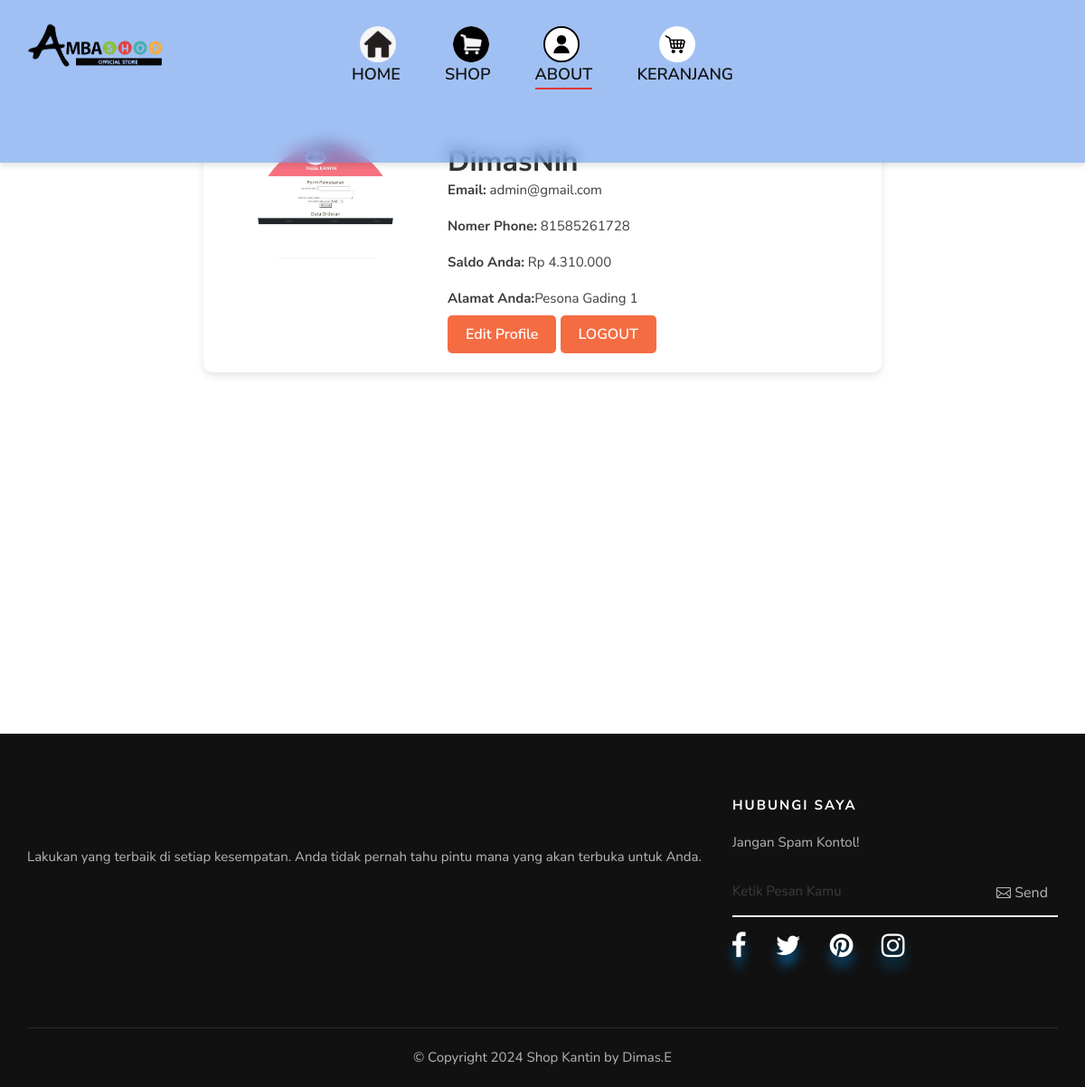
Page /User/contact.php (signed in) on the committed database.
### tables this page shows
CREATE TABLE `user` (
  `id` int NOT NULL,
  `nama` varchar(255) NOT NULL,
  `email` varchar(50) NOT NULL,
  `sandi` varchar(255) DEFAULT NULL,
  `alamat` text,
  `saldo_user` int NOT NULL DEFAULT '0',
  `profile_picture` varchar(255) DEFAULT NULL,
  `nomer` text
);

### php/user/profil.php (called while the page is built, shortened)
<?php
include '../connection/koneksi.php';
if (isset($_SESSION['user_id'])) {
    $userId = $_SESSION['user_id'];
    $result = mysqli_query($koneksi, "SELECT nama, nomer, email, profile_picture, saldo_user, alamat FROM user WHERE id = $userId");
    if ($result) {
        $userData = mysqli_fetch_assoc($result);
        $username = $userData['nama'];
        $nomer = $userData['nomer'];
        $email = $userData['email'];
        $profile = $userData['profile_picture'];
        $saldo = $userData['saldo_user'] ?? 0;
        $alamat = $userData['alamat'];
    } else {
        echo "Error fetching user data.";
        exit;
    }
} else {
    echo "User not authenticated.";
    exit;
}
?>

### User/contact.php (the view, shortened to what this page needs)
<?php
include '../php/user/profil.php';
?>
<!DOCTYPE html>
<html lang="zxx">
<head>
    <link rel="stylesheet" href="../style/user/css/bootstrap.min.css" type="text/css">
    <link rel="stylesheet" href="../style/user/css/font-awesome.min.css" type="text/css">
    <link rel="stylesheet" href="../style/user/css/elegant-icons.css" type="text/css">
    <link rel="stylesheet" href="../style/user/css/magnific-popup.css" type="text/css">
    <link rel="stylesheet" href="../style/user/css/nice-select.css" type="text/css">
    <link rel="stylesheet" href="../style/user/css/owl.carousel.min.css" type="text/css">
    <link rel="stylesheet" href="../style/user/css/slicknav.min.css" type="text/css">
    <link rel="stylesheet" href="../style/user/css/style.css?v=2" type="text/css">
    <link rel="stylesheet" href="https://unpkg.com/leaflet@1.7.1/dist/leaflet.css" />
</head>
<body>
    <div class="header__logo">
    </div>
    <header class="header">
        <div class="container">
            <div class="row">
                <div class="col-lg-3 col-md-3">
                    <div class="logo">
                        <a href="./home.php"><img src="../Assets/logo/produk.png" alt="Logo"></a>
                    </div>
                </div>
                <div class="col-lg-6 col-md-6">
                    <nav class="header__menu mobile-menu">
                        <ul>
                        <li >
                            <a href="./home.php">
                                <img src="../Assets/logo/home.png" alt="home" style="width: 40px; height: 40px;">
                                HOME
                            </a>
                        </li>
                        <li>
                            <a href="./shop.php">
                                <img src="../Assets/logo/shop.png" alt="shop" style="width: 40px; height: 40px;">
                                SHOP
                            </a>
                        </li>
                        <li class="active" >
                            <a href="./contact.php">
                                <img src="../Assets/logo/kontak.png" alt="kontak/about" style="width: 40px; height: 40px;">
                                ABOUT
                            </a>
                        </li>
                        <li>
                            <a href="./keranjang.php">
                                <img src="../Assets/logo/keranjang.png" alt="keranjang" style="left: 25px; width: 40px; height: 40px;">
                    KERANJANG
                            </a>
                        </li>
                        </ul>
                    </nav>
                </div>
                <div class="col-lg-3 col-md-3">
                    <div class="header__nav__option">
                    </div>
                </div>
            </div>
        </div>
    </header>
    <div class="container">
        <div class="row justify-content-center">
            <div class="col-lg-8 col-md-10 col-sm-12">
                <div class="profile-card">
                    <div class="row">
                        <div class="col-md-4 text-center profile-avatar">
                            <?php
                            if ($profile) {
                                echo '<img src="../Assets/about/profil/' . $profile . '" alt="User Avatar">';
                            } else {
                                echo '<img src="../Assets/user_avatar.png" alt="User Avatar">';
                            }
                            ?>
                        </div>
                        <div class="col-md-8">
                            <div class="profile-header">
                                <h2><?php echo $username; ?></h2>
                                <p><strong>Email:</strong> <?php echo $email; ?></p>
                                <p><strong>Nomer Phone:</strong> <?php echo $nomer; ?></p>
                                <p><strong>Saldo Anda:</strong> Rp <?php echo number_format($saldo, 0, ',', '.'); ?></p>
                                <p><strong>Alamat Anda:</strong><?php echo htmlspecialchars($alamat); ?> </p>
                            </div>
                            <div class="profile-info">
                                <a href="./edit_profile.php" class="btn-edit">Edit Profile</a>
                                <a href="../php/user/login/logout.php" class="btn-edit">LOGOUT</a>
                            </div>
                        </div>
                    </div>
                </div>
                <div id="map" data-alamat="<?php echo addslashes($alamat); ?>"></div>
            </div>
        </div>
    </div>
<footer class="footer">
    <div class="container">
        <div class="row">
            <div class="col-lg-8 col-md-6 col-sm-6">
                <div class="footer__about">
                    <div class="footer__logo">
                    </div>
                    <p>Lakukan yang terbaik di setiap kesempatan. Anda tidak pernah tahu pintu mana yang akan terbuka untuk Anda.</p>
                </div>
            </div>
            <div class="col-lg-4 col-md-6 col-sm-6">
                <div class="footer__widget">
                    <h6>Hubungi Saya</h6>
                    <div class="footer__newslatter">
                        <p>Jangan Spam Kontol!</p>
                        <form action="../php/user/email.php" method="post">
                            <input name="message" placeholder="Ketik Pesan Kamu" required>
                            <button type="submit"><span class="icon_mail_alt"></span> Send</button>
                        </form>
                        <div class="hero__social">
                            <a href="#"><i class="fa fa-facebook"></i></a>
                            <a href="#"><i class="fa fa-twitter"></i></a>
                            <a href="#"><i class="fa fa-pinterest"></i></a>
                            <a href="#"><i class="fa fa-instagram"></i></a>
                        </div>
                    </div>
                </div>
            </div>
        </div>
        <div class="row">
            <div class="col-lg-12">
                <div class="footer__copyright__text">
                    <p>
                        &copy; Copyright
                        Shop Kantin by Dimas.E
                    </p>
                </div>
            </div>
        </div>
    </div>
</footer>
</body>
</html>

### style/user/css/style.css (style rules this page uses)
html, body { height: 100%; font-family: "Nunito Sans", sans-serif; -webkit-font-smoothing: antialiased; scroll-behavior: smooth; }
h1, h2, h3, h4, h5, h6 { margin: 0; color: #111111; font-weight: 400; font-family: "Nunito Sans", sans-serif; }
h2 { font-size: 36px; }
h6 { font-size: 16px; }
p { font-size: 15px; font-family: "Nunito Sans", sans-serif; color: #3d3d3d; font-weight: 400; line-height: 25px; margin: 0 0 15px 0; }
img { max-width: 100%; }
ul, ol { padding: 0; margin: 0; }
.header { position: fixed; top: 0; z-index: 1000; width: 100%; box-shadow: 0 4px 6px rgba(0, 0, 0, 0.1); background: rgba(67, 130, 231, 0.5); backdrop-filter: blur(5px); transition: background 0.3s ease-in-out, backdrop-filter 0.3s ease-in-out; padding: 0; backdrop-filter: blur(9px); height: 15%; }
.logo { width: 150px; height: 100px; position: relative; animation: slideInFromLeft 1s ease forwards; }
.logo img { width: 100%; height: 100%; object-fit: contain; }
.header li a img { display: block; width: 30px; height: 40px; object-fit: cover; border-radius: 50%; filter: grayscale(0%); position: relative; left: 9px; transition: transform 0.3s ease, filter 0.3s ease, left 0.3s ease; }
.header li.active a img { border: 2px solid #000000; filter: grayscale(50%); }
.header__logo { display: flex; align-items: center; justify-content: center; padding-top: 100px; }
.header__menu { text-align: center; padding: 26px 0 25px; }
.header__menu ul li { list-style: none; display: inline-block; margin-right: 45px; position: relative; }
.header__menu ul li.active a:after { -webkit-transform: scale(1); -ms-transform: scale(1); transform: scale(1); }
.header__menu ul li:last-child { margin-right: 0; }
.header__menu ul li a { font-size: 18px; color: #111111; display: block; font-weight: 600; position: relative; padding: 3px 0; }
.header__menu ul li a:after { position: absolute; left: 0; bottom: 0; width: 100%; height: 2px; background: #e53637; content: ""; -webkit-transition: all, 0.5s; -o-transition: all, 0.5s; transition: all, 0.5s; -webkit-transform: scale(0); -ms-transform: scale(0); transform: scale(0); }
.header__nav__option { text-align: right; padding: 30px 0; }
.hero__social { margin-top: 15px; transition: all 0.3s ease; }
.hero__social a { font-size: 25px; color: white; display: inline-block; margin-right: 32px; transform: scale(1.2); text-shadow: 0 10px 10px rgba(0, 142, 230, 0.5); }
.hero__social a:last-child { margin-right: 0; }
.footer { background: #111111; padding-top: 70px; }
.footer__about { margin-bottom: 30px; }
.footer__about .footer__logo { margin-bottom: 30px; }
.footer__about p { color: #b7b7b7; margin-bottom: 30px; }
.footer__widget { margin-bottom: 30px; }
.footer__widget h6 { color: #ffffff; font-size: 15px; font-weight: 700; text-transform: uppercase; letter-spacing: 2px; margin-bottom: 20px; }
.footer__widget .footer__newslatter p { color: #b7b7b7; }
.footer__widget .footer__newslatter form { position: relative; }
.footer__widget .footer__newslatter form input { width: 100%; font-size: 15px; color: #3d3d3d; background: transparent; border: none; padding: 15px 0; border-bottom: 2px solid #ffffff; }
.footer__widget .footer__newslatter form input::placeholder { color: #3d3d3d; }
.footer__widget .footer__newslatter form button { color: #b7b7b7; font-size: 16px; position: absolute; right: 5px; top: 0; height: 100%; background: transparent; border: none; }
.footer__copyright__text { border-top: 1px solid rgba(255, 255, 255, 0.1); padding: 20px 0; margin-top: 40px; position: relative; text-align: center }
.footer__copyright__text p { color: #b7b7b7; margin-bottom: 0; }
@media only screen and (min-width: 1200px) { .container { max-width: 1170px; } }
#map { height: 400px; width: 100%; }
.profile-card { box-shadow: 0 4px 10px rgba(0, 0, 0, 0.1); border-radius: 10px; background-color: #fff; padding: 30px; margin-top: 30px; }
.profile-avatar img { width: 150px; height: 150px; border-radius: 50%; object-fit: cover; animation: scaleIn 0.5s ease-in-out; transition: transform 0.3s ease, box-shadow 0.3s ease; }
.profile-header h2 { font-size: 2rem; color: #333; font-weight: bold; }
.btn-edit { font-size: 1rem; font-weight: 600; padding: 10px 20px; background-color: #f56c42; color: white; border: none; border-radius: 5px; }

### rows in the picture
user: profile_picture (picture), nama "DimasNih", email "admin@gmail.com", nomer "81585261728", saldo_user "4.310.000", alamat "Pesona Gading 1"
